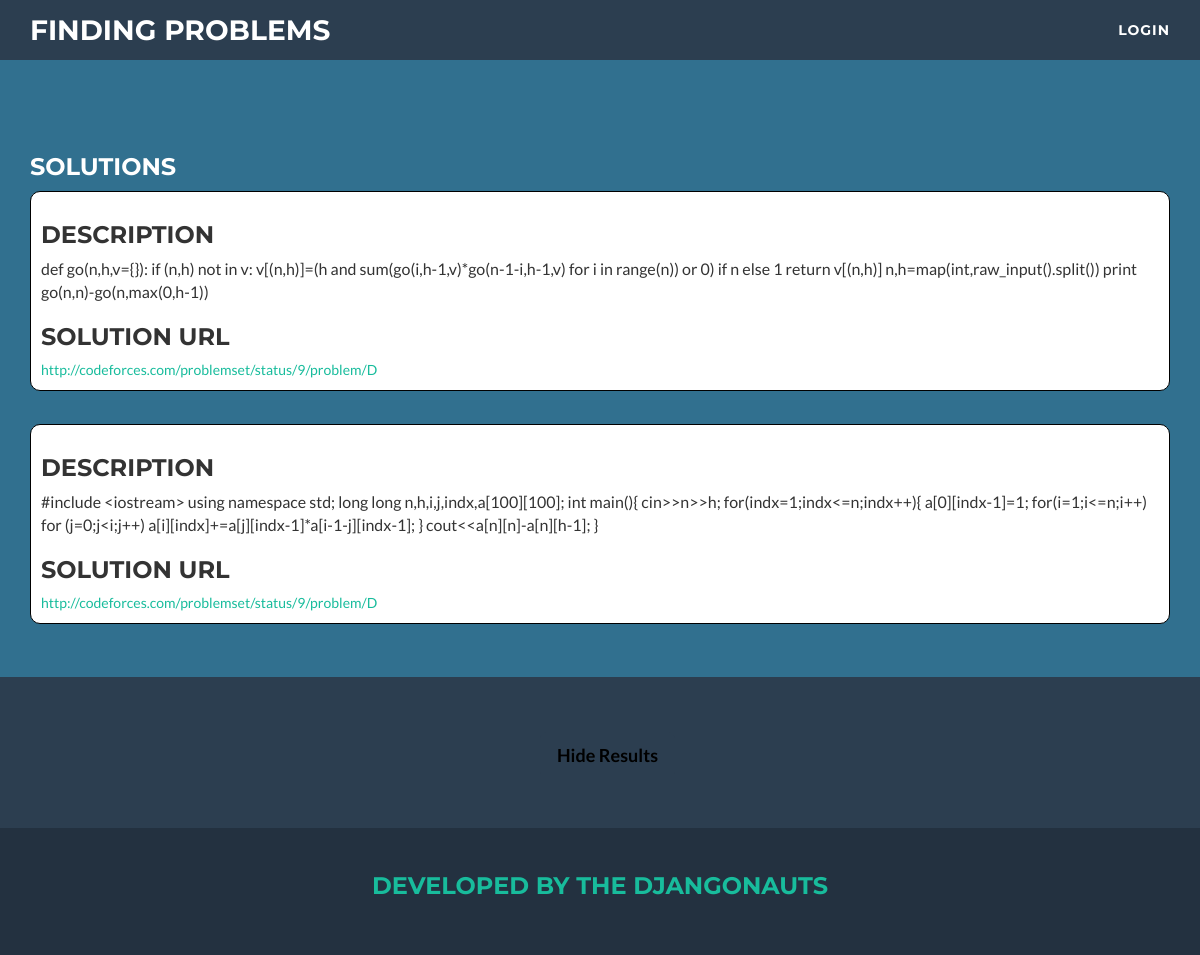
Page /search/12/ on the committed database.
### ProblemFinder/models.py (models this page shows, shortened)
class Solution(models.Model):
    LANGUAGE_CHOICES = (
        ('1', '----'),
        ('2', 'Java'),
        ('3', 'Python'),
        ('4', 'C++')
    )
    LANGUAGE = ("----", "Java", "Python", "C++")
    description = models.TextField(blank=True)
    solution_URL = models.URLField(blank=True)
    solution_PDF = models.FileField(blank=True)
    language = models.CharField(max_length=20, choices=LANGUAGE_CHOICES)
    tags = models.ManyToManyField(Tag)

### ProblemFinder/views.py (the view)
# urls.py: url(r'^search/(?P<question_id>[0-9]+)/$', views.detail, name='details'),
def detail(request, question_id):
    question = get_object_or_404(Question, pk=question_id)
    return render(request, 'problemfinder/details.html', {'question': question})

### ProblemFinder/templates/problemfinder/details.html (shortened to what this page needs)
{% load static %}
<!DOCTYPE html>
<html lang="en">
<head>
    <link rel="stylesheet" type="text/css" href="{% static 'problemfinder/css/custom.css' %}"/>
    <link rel="stylesheet" type="text/css" href="{% static 'problemfinder/css/bootstrap.min.css' %}"/>
    <link rel="stylesheet" type="text/css" href="{% static 'problemfinder/css/freelancer.min.css' %}"/>
    <link rel="stylesheet" type="text/css" href="{% static 'problemfinder/font-awesome/font-awesome.min.css' %}"/>
</head>
<body id="page-top" class="index" onLoad="moveWin();">
<nav id="mainNav" class="navbar navbar-default navbar-fixed-top navbar-custom">
    <div class="container">
        <div class="navbar-header page-scroll">
            <a class="navbar-brand" href="/">Finding Problems</a>
        </div>
        <div class="collapse navbar-collapse" id="bs-example-navbar-collapse-1">
            <ul class="nav navbar-nav navbar-right">
                <li class="page-scroll">
                    <a href="/admin/">Login</a>
                </li>
            </ul>
        </div>
    </div>
</nav>
<section>
    <div class="container">
        <p><br><br><br><br><br></p>
        <h3 class="searchTitle">Solutions</h3>
        {%  block content %}
            {% for solution in question.solutions.all %}
                <div class="answerRow">
                    {% if solution.description %}
                        <h3>Description</h3>
                        <p>{{ solution.description}}</p>
                    {% endif %}
                    {% if solution.solution_URL %}
                        <h3>Solution URL</h3>
                        <a>{{ solution.solution_URL }}</a>
                    {% endif %}
                </div>
                <p><br></p>
            {% endfor %}
        {% endblock %}
    </div>
</section>
<footer class="text-center">
    <div class="footer-above">
        <div class="container">
            <div class="row">
                <div class="footer-col col-md-4">
                </div>
                <div class="footer-col col-md-4">
                    <a href="/" class="btn btn-primary btn-lg " role="button" >Hide Results</a>
                </div>
                <div class="footer-col col-md-4">
                </div>
            </div>
        </div>
    </div>
    <div class="footer-below">
        <div class="container">
            <div class="row">
                <div class="col-lg-12">
                    <h3><span style="color: #18BC9C">Developed by the Djangonauts</span></h3>
                </div>
            </div>
        </div>
    </div>
</body>
</html>

### ProblemFinder/static/problemfinder/css/custom.css (style rules this page uses)
p { font-size: 16px !important; }
.answerRow { padding: 10px; border: 1px solid black; border-radius: 10px; border-spacing: 15px; background-color: white; width: 100%; display: inline-block; }
section { background-color: #31708f; padding: 20px 0 !important; }
.btn-primary { padding-top: 500px; }
.navbar-custom { padding: 5px !important; }
.searchTitle { color: white; }
html { background-color: #31708f; }
.btn, button { color: #000 !important; background-color: #fff; margin-left: 15px; margin-top: 5px; }

### rows in the picture
Solution: description "def go(n,h,v={}): if (n,h) not in v: v[(n,h)]=(h and sum(go(i,h-1,v)*go(n-1-i,h-1,v) for i in range(n)) or 0) if n else 1 return v[(n,h)] n,h=map(int,raw_input().split()) print go(n,n)-go(n,max(0,h-1))", solution_URL "http://codeforces.com/problemset/status/9/problem/D"
Solution: description "#include <iostream> using namespace std; long long n,h,i,j,indx,a[100][100]; int main(){ cin>>n>>h; for(indx=1;indx<=n;indx++){ a[0][indx-1]=1; for(i=1;i<=n;i++) for (j=0;j<i;j++) a[i][indx]+=a[j][indx-1]*a[i-1-j][indx-1]; } cout<<a[n][n]-a[n][h-1]; }", solution_URL "http://codeforces.com/problemset/status/9/problem/D"
